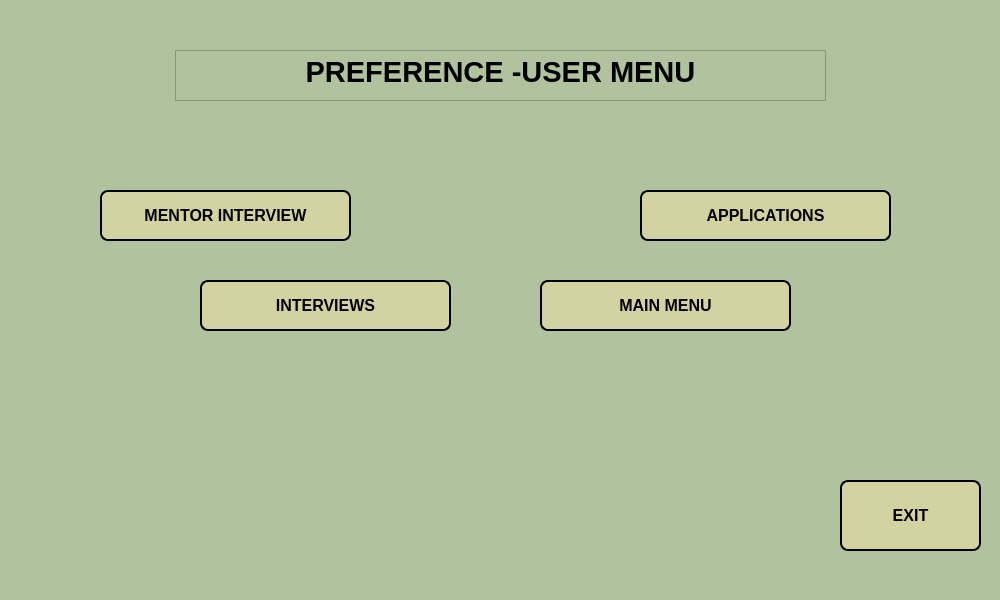
<?xml version="1.0" encoding="UTF-8"?>
<ui version="4.0">
 <class>Dialog</class>
 <widget class="QDialog" name="Dialog">
  <property name="geometry">
   <rect>
    <x>0</x>
    <y>0</y>
    <width>1000</width>
    <height>600</height>
   </rect>
  </property>
  <property name="windowTitle">
   <string>Dialog</string>
  </property>
  <property name="styleSheet">
   <string notr="true">background-color:rgb(177, 194, 158)</string>
  </property>
  <widget class="QTextBrowser" name="textBrowser">
   <property name="geometry">
    <rect>
     <x>175</x>
     <y>50</y>
     <width>651</width>
     <height>51</height>
    </rect>
   </property>
   <property name="html">
    <string>&lt;!DOCTYPE HTML PUBLIC &quot;-//W3C//DTD HTML 4.0//EN&quot; &quot;http://www.w3.org/TR/REC-html40/strict.dtd&quot;&gt;
&lt;html&gt;&lt;head&gt;&lt;meta name=&quot;qrichtext&quot; content=&quot;1&quot; /&gt;&lt;style type=&quot;text/css&quot;&gt;
p, li { white-space: pre-wrap; }
&lt;/style&gt;&lt;/head&gt;&lt;body style=&quot; font-family:'MS Shell Dlg 2'; font-size:7.8pt; font-weight:400; font-style:normal;&quot;&gt;
&lt;p align=&quot;center&quot; style=&quot; margin-top:0px; margin-bottom:0px; margin-left:0px; margin-right:0px; -qt-block-indent:0; text-indent:0px;&quot;&gt;&lt;span style=&quot; font-size:22pt; font-weight:600;&quot;&gt;PREFERENCE -USER MENU&lt;/span&gt;&lt;/p&gt;&lt;/body&gt;&lt;/html&gt;</string>
   </property>
  </widget>
  <widget class="QPushButton" name="pushButton_applications">
   <property name="geometry">
    <rect>
     <x>640</x>
     <y>190</y>
     <width>251</width>
     <height>51</height>
    </rect>
   </property>
   <property name="autoFillBackground">
    <bool>false</bool>
   </property>
   <property name="styleSheet">
    <string notr="true">
QPushButton {
    font-size: 16px;
    font-weight: bold;
    font-family: Arial;
    color: black; /* Siyah yazı rengi */
    background-color: #d3d3a1; /* Sarıya yakın gri arka plan rengi */
    border-radius: 8px; /* Köşe yuvarlama */
    padding: 8px; /* Küçük padding */
    border: 2px solid black; /* İnce siyah çerçeve */
    
    /* Gölgelendirme eklemek için: */
    box-shadow: 3px 3px 6px rgba(0, 0, 0, 0.3); /* Gölgenin boyutu ve rengi */
}

QPushButton:hover {
    background-color: #b0b072; /* Hover durumunda daha koyu sarımsı gri */
    /* Hover durumunda gölgeyi değiştirmek için */
    box-shadow: 5px 5px 10px rgba(0, 0, 0, 0.5); /* Hover sırasında daha belirgin gölge */
}</string>
   </property>
   <property name="text">
    <string>APPLICATIONS</string>
   </property>
  </widget>
  <widget class="QPushButton" name="pushButton_interview">
   <property name="geometry">
    <rect>
     <x>200</x>
     <y>280</y>
     <width>251</width>
     <height>51</height>
    </rect>
   </property>
   <property name="autoFillBackground">
    <bool>false</bool>
   </property>
   <property name="styleSheet">
    <string notr="true">
QPushButton {
    font-size: 16px;
    font-weight: bold;
    font-family: Arial;
    color: black; /* Siyah yazı rengi */
    background-color: #d3d3a1; /* Sarıya yakın gri arka plan rengi */
    border-radius: 8px; /* Köşe yuvarlama */
    padding: 8px; /* Küçük padding */
    border: 2px solid black; /* İnce siyah çerçeve */
    
    /* Gölgelendirme eklemek için: */
    box-shadow: 3px 3px 6px rgba(0, 0, 0, 0.3); /* Gölgenin boyutu ve rengi */
}

QPushButton:hover {
    background-color: #b0b072; /* Hover durumunda daha koyu sarımsı gri */
    /* Hover durumunda gölgeyi değiştirmek için */
    box-shadow: 5px 5px 10px rgba(0, 0, 0, 0.5); /* Hover sırasında daha belirgin gölge */
}</string>
   </property>
   <property name="text">
    <string>INTERVIEWS</string>
   </property>
  </widget>
  <widget class="QPushButton" name="pushButton_exit">
   <property name="geometry">
    <rect>
     <x>840</x>
     <y>480</y>
     <width>141</width>
     <height>71</height>
    </rect>
   </property>
   <property name="autoFillBackground">
    <bool>false</bool>
   </property>
   <property name="styleSheet">
    <string notr="true">
QPushButton {
    font-size: 16px;
    font-weight: bold;
    font-family: Arial;
    color: black; /* Siyah yazı rengi */
    background-color: #d3d3a1; /* Sarıya yakın gri arka plan rengi */
    border-radius: 8px; /* Köşe yuvarlama */
    padding: 8px; /* Küçük padding */
    border: 2px solid black; /* İnce siyah çerçeve */
    
    /* Gölgelendirme eklemek için: */
    box-shadow: 3px 3px 6px rgba(0, 0, 0, 0.3); /* Gölgenin boyutu ve rengi */
}

QPushButton:hover {
    background-color: #b0b072; /* Hover durumunda daha koyu sarımsı gri */
    /* Hover durumunda gölgeyi değiştirmek için */
    box-shadow: 5px 5px 10px rgba(0, 0, 0, 0.5); /* Hover sırasında daha belirgin gölge */
}</string>
   </property>
   <property name="text">
    <string>EXIT</string>
   </property>
  </widget>
  <widget class="QPushButton" name="pushButton_mainmenu">
   <property name="geometry">
    <rect>
     <x>540</x>
     <y>280</y>
     <width>251</width>
     <height>51</height>
    </rect>
   </property>
   <property name="autoFillBackground">
    <bool>false</bool>
   </property>
   <property name="styleSheet">
    <string notr="true">
QPushButton {
    font-size: 16px;
    font-weight: bold;
    font-family: Arial;
    color: black; /* Siyah yazı rengi */
    background-color: #d3d3a1; /* Sarıya yakın gri arka plan rengi */
    border-radius: 8px; /* Köşe yuvarlama */
    padding: 8px; /* Küçük padding */
    border: 2px solid black; /* İnce siyah çerçeve */
    
    /* Gölgelendirme eklemek için: */
    box-shadow: 3px 3px 6px rgba(0, 0, 0, 0.3); /* Gölgenin boyutu ve rengi */
}

QPushButton:hover {
    background-color: #b0b072; /* Hover durumunda daha koyu sarımsı gri */
    /* Hover durumunda gölgeyi değiştirmek için */
    box-shadow: 5px 5px 10px rgba(0, 0, 0, 0.5); /* Hover sırasında daha belirgin gölge */
}</string>
   </property>
   <property name="text">
    <string>MAIN MENU</string>
   </property>
  </widget>
  <widget class="QPushButton" name="pushButton_mentor">
   <property name="geometry">
    <rect>
     <x>100</x>
     <y>190</y>
     <width>251</width>
     <height>51</height>
    </rect>
   </property>
   <property name="autoFillBackground">
    <bool>false</bool>
   </property>
   <property name="styleSheet">
    <string notr="true">
QPushButton {
    font-size: 16px;
    font-weight: bold;
    font-family: Arial;
    color: black; /* Siyah yazı rengi */
    background-color: #d3d3a1; /* Sarıya yakın gri arka plan rengi */
    border-radius: 8px; /* Köşe yuvarlama */
    padding: 8px; /* Küçük padding */
    border: 2px solid black; /* İnce siyah çerçeve */
    
    /* Gölgelendirme eklemek için: */
    box-shadow: 3px 3px 6px rgba(0, 0, 0, 0.3); /* Gölgenin boyutu ve rengi */
}

QPushButton:hover {
    background-color: #b0b072; /* Hover durumunda daha koyu sarımsı gri */
    /* Hover durumunda gölgeyi değiştirmek için */
    box-shadow: 5px 5px 10px rgba(0, 0, 0, 0.5); /* Hover sırasında daha belirgin gölge */
}</string>
   </property>
   <property name="text">
    <string>MENTOR INTERVIEW</string>
   </property>
  </widget>
 </widget>
 <resources/>
 <connections/>
</ui>
